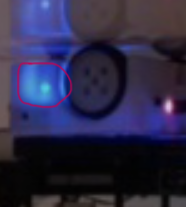
#> input picture image_processing/photorobot.png, 186 x 207 px, given in place of the camera
$ python obj_identifier.py
#> lines starting #> are read from the running program, lines starting #| are printed output that depends on the picture; after the words box and inside, x2 and y2 are one past the last pixel; in counts of white or black regions, pixels touching at a corner belong together
import cv2
import numpy as np

# Specify the device path for the external camera
#external_camera_path = '/dev/video2'

# Initialize the camera using the specified path
#camera = cv2.VideoCapture(external_camera_path)
camera = cv2.VideoCapture(0)

cv2.startWindowThread()

while True:
    ret, image = camera.read()
#> image is the input picture: shape (207, 186, 3); mean B, G, R 71.2, 41.4, 44.5

    if not ret:
        break

    # Create a black background image with the same dimensions as the captured frame
    black_background = np.zeros(image.shape, dtype=np.uint8)

    # Apply Gaussian Blur to the image
    blurred_image = cv2.GaussianBlur(image, (15, 15), 0)
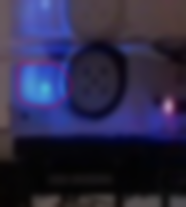
#> blurred_image: shape (207, 186, 3); mean B, G, R 71.2, 41.4, 44.5

    # Convert the frame to HSV color space
    hsv = cv2.cvtColor(blurred_image, cv2.COLOR_BGR2HSV)
#> hsv: shape (207, 186, 3); mean H, S, V 115.1, 105.4, 73.4

    # Specify the color range for blue
    lower_color = np.array([90, 50, 50])
    upper_color = np.array([130, 255, 255])

    # Create a mask to threshold the frame for the specified color
    mask = cv2.inRange(hsv, lower_color, upper_color)
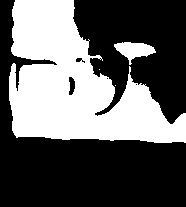
#> mask: shape (207, 186); 38.4% white; 4 white regions (2 under 20 px)

    # Find contours in the mask
    contours, _ = cv2.findContours(
        mask, cv2.RETR_EXTERNAL, cv2.CHAIN_APPROX_SIMPLE)
#> contours = 4 contours, 2 with area under 20; largest, box (x1, y1, x2, y2) and area: (9, 0, 186, 143) 13972, (114, 42, 156, 65) 450

    # Check if any detected contour meets the size criteria
    for contour in contours:
        # contourArea calculates the approximate size of the found contour
        area = cv2.contourArea(contour)

        if area > 100:
            # Draw a bounding box around the detected object (green color)
            x, y, w, h = cv2.boundingRect(contour)
            cv2.rectangle(image, (x, y), (x + w, y + h), (0, 255, 0), 2)  # Green color
#> this loop made 4 passes
#> (area, x, y, w, h) on passes 3 to 4: (449.5, 114, 42, 42, 23), (13972.5, 9, 0, 177, 143)
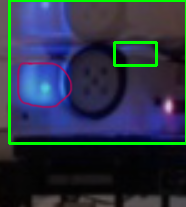
#> image: shape (207, 186, 3); 4.77% of pixels changed, all inside (x1, y1, x2, y2) = (8, 0, 186, 145)

    # Display the camera feed with detection results
    cv2.imshow('Object Detection', image)  # Show the original image with green rectangles
    cv2.waitKey(1)

# Release the camera and close the OpenCV window
camera.release()
cv2.destroyAllWindows()
